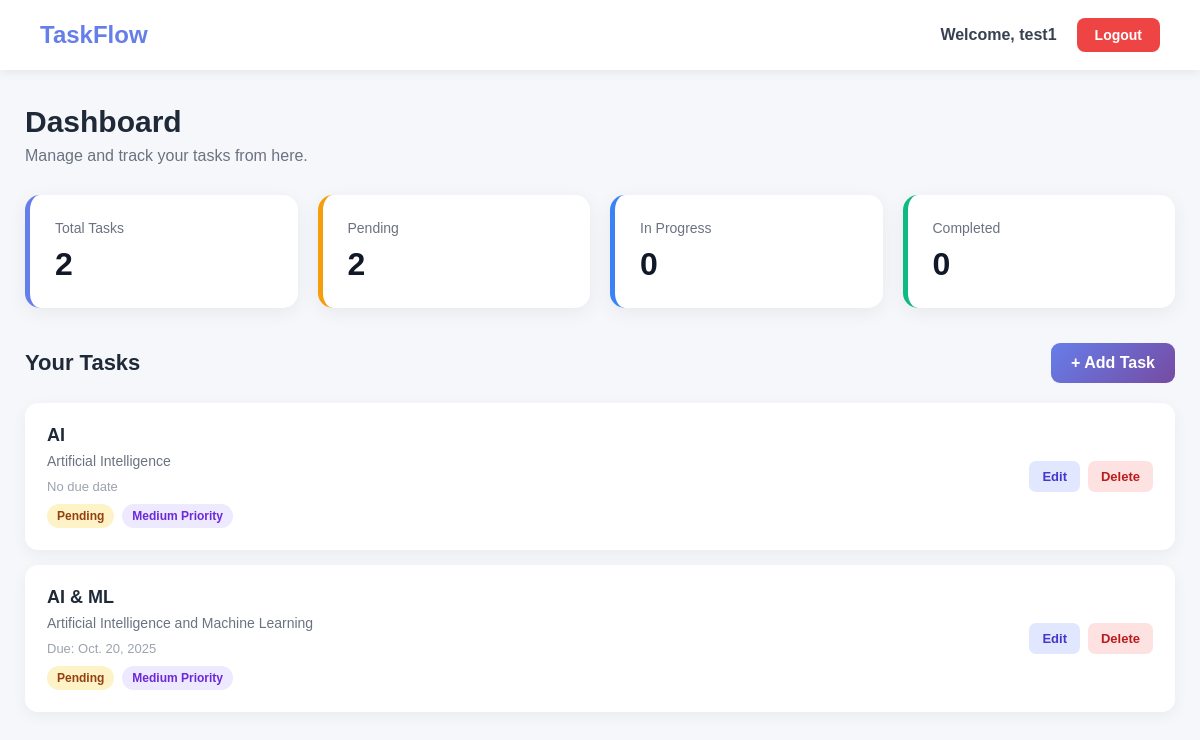
/student/web/dashboard/ (signed in), run on the app's committed database.
### student/models.py (models this page shows, shortened)
class Task(models.Model):
    STATUS_CHOICES = [
        ('pending', 'Pending'),
        ('in_progress', 'In Progress'),
        ('completed', 'Completed'),
    ]
    PRIORITY_CHOICES = [
        ('low', 'Low'),
        ('medium', 'Medium'),
        ('high', 'High'),
    ]
    title = models.CharField(max_length=200)
    description = models.TextField()
    status = models.CharField(
        max_length=20,
        choices=STATUS_CHOICES,
        default='pending'
    )
    priority = models.CharField(
        max_length=10,
        choices=PRIORITY_CHOICES,
        default='medium'
    )
    due_date = models.DateField(null=True, blank=True)
    created_by = models.ForeignKey(
        User,
        on_delete=models.CASCADE,
        null=True,
        blank=True
    )
    created_at = models.DateTimeField(auto_now_add=True)

### student/views.py (the view)
# urls.py: path('web/dashboard/', dashboard, name='dashboard'),
@login_required
def dashboard(request):
    tasks = Task.objects.filter(
        created_by=request.user
    )
    context = {
        "tasks": tasks,
        "total_tasks": tasks.count(),
        "pending_tasks": tasks.filter(status="pending").count(),
        "in_progress_tasks": tasks.filter(status="in_progress").count(),
        "completed_tasks": tasks.filter(status="completed").count(),
    }
    return render(
        request,
        "dashboard.html",
        context
    )

### student/templates/dashboard.html (shortened to what this page needs)
<!DOCTYPE html>
<html lang="en">
<head>
</head>
<body>
<nav class="navbar">
    <h2>TaskFlow</h2>
    <div class="user-section">
        <span class="username">
            Welcome, {{ request.user.username }}
        </span>
        <a
            href="{% url 'logout' %}"
            class="logout-btn"
        >
            Logout
        </a>
    </div>
</nav>
<main class="container">
    <div class="welcome">
        <h1>
            Dashboard
        </h1>
        <p>
            Manage and track your tasks from here.
        </p>
    </div>
    <div class="stats">
        <div class="stat-card total">
            <div class="stat-title">
                Total Tasks
            </div>
            <div class="stat-number">
                {{ total_tasks }}
            </div>
        </div>
        <div class="stat-card pending">
            <div class="stat-title">
                Pending
            </div>
            <div class="stat-number">
                {{ pending_tasks }}
            </div>
        </div>
        <div class="stat-card progress">
            <div class="stat-title">
                In Progress
            </div>
            <div class="stat-number">
                {{ in_progress_tasks }}
            </div>
        </div>
        <div class="stat-card completed">
            <div class="stat-title">
                Completed
            </div>
            <div class="stat-number">
                {{ completed_tasks }}
            </div>
        </div>
    </div>
    <div class="task-header">
        <h2>
            Your Tasks
        </h2>
        <a
            href="{% url 'add-task' %}"
            class="add-btn"
        >
            + Add Task
        </a>
    </div>
    <div class="task-list">
        {% if tasks %}
            {% for task in tasks %}
            <div class="task-card">
                <div class="task-info">
                    <div class="task-title">
                        {{ task.title }}
                    </div>
                    <div class="task-description">
                        {{ task.description }}
                    </div>
                    <div class="task-date">
                        {% if task.due_date %}
                            Due:
                            {{ task.due_date }}
                        {% else %}
                            No due date
                        {% endif %}
                    </div>
                    <div class="badges">
                        {% if task.status == "pending" %}
                            <span class="badge status-pending">
                                Pending
                            </span>
                        {% elif task.status == "in_progress" %}
                            <span class="badge status-progress">
                                In Progress
                            </span>
                        {% elif task.status == "completed" %}
                            <span class="badge status-completed">
                                Completed
                            </span>
                        {% endif %}
                        {% if task.priority == "low" %}
                            <span class="badge priority-low">
                                Low Priority
                            </span>
                        {% elif task.priority == "medium" %}
                            <span class="badge priority-medium">
                                Medium Priority
                            </span>
                        {% elif task.priority == "high" %}
                            <span class="badge priority-high">
                                High Priority
                            </span>
                        {% endif %}
                    </div>
                </div>
                <div class="actions">
                    <a
                        href="{% url 'edit-task' task.id %}"
                        class="edit-btn"
                    >
                        Edit
                    </a>
                    <form
                        method="POST"
                        action="{% url 'delete-task' task.id %}"
                        style="display: inline;"
                    >
                        <button
                            type="submit"
                            class="delete-btn"
                            onclick="return confirm('Are you sure you want to delete this task?');"
                        >
                            Delete
                        </button>
                    </form>
                </div>
            </div>
            {% endfor %}
        {% endif %}
    </div>
</main>
</body>
</html>

### student/templates/dashboard.html (style rules this page uses)
* { margin: 0; padding: 0; box-sizing: border-box; }
body { font-family: Arial, sans-serif; min-height: 100vh; background: #f5f7fb; color: #1f2937; }
.navbar { height: 70px; background: white; display: flex; justify-content: space-between; align-items: center; padding: 0 40px; box-shadow: 0 2px 10px rgba(0, 0, 0, 0.08); }
.navbar h2 { color: #667eea; }
.user-section { display: flex; align-items: center; gap: 20px; }
.username { font-weight: bold; color: #374151; }
.logout-btn { text-decoration: none; padding: 9px 18px; border-radius: 8px; background: #ef4444; color: white; font-size: 14px; font-weight: bold; transition: 0.3s; }
.container { max-width: 1200px; margin: auto; padding: 35px 25px; }
.welcome { margin-bottom: 30px; }
.welcome h1 { font-size: 30px; margin-bottom: 8px; }
.welcome p { color: #6b7280; }
.stats { display: grid; grid-template-columns: repeat(4, 1fr); gap: 20px; margin-bottom: 35px; }
.stat-card { background: white; padding: 25px; border-radius: 15px; box-shadow: 0 5px 20px rgba(0, 0, 0, 0.06); transition: 0.3s; }
.stat-title { color: #6b7280; font-size: 14px; margin-bottom: 10px; }
.stat-number { font-size: 32px; font-weight: bold; color: #111827; }
.total { border-left: 5px solid #667eea; }
.pending { border-left: 5px solid #f59e0b; }
.progress { border-left: 5px solid #3b82f6; }
.completed { border-left: 5px solid #10b981; }
.task-header { display: flex; justify-content: space-between; align-items: center; margin-bottom: 20px; }
.task-header h2 { font-size: 22px; }
.add-btn { text-decoration: none; padding: 11px 20px; border-radius: 9px; background: linear-gradient( 135deg, #667eea, #764ba2 ); color: white; font-weight: bold; transition: 0.3s; }
.task-list { display: grid; gap: 15px; }
.task-card { background: white; padding: 22px; border-radius: 13px; box-shadow: 0 4px 15px rgba(0, 0, 0, 0.05); display: flex; justify-content: space-between; align-items: center; transition: 0.3s; }
.task-info { flex: 1; }
.task-title { font-size: 18px; font-weight: bold; margin-bottom: 7px; }
.task-description { color: #6b7280; font-size: 14px; margin-bottom: 10px; }
.task-date { color: #9ca3af; font-size: 13px; }
.badges { display: flex; gap: 8px; margin-top: 10px; flex-wrap: wrap; }
.badge { padding: 5px 10px; border-radius: 20px; font-size: 12px; font-weight: bold; }
.status-pending { background: #fef3c7; color: #92400e; }
.priority-medium { background: #ede9fe; color: #6d28d9; }
.actions { display: flex; gap: 8px; margin-left: 20px; align-items: center; }
.edit-btn, .delete-btn { padding: 8px 13px; border-radius: 7px; font-size: 13px; font-weight: bold; transition: 0.3s; }
.edit-btn { background: #e0e7ff; color: #4338ca; text-decoration: none; }
.delete-btn { background: #fee2e2; color: #b91c1c; border: none; cursor: pointer; font-family: Arial, sans-serif; }

### data on the page
Task: title "AI", description "Artificial Intelligence", shows "No due date", status "Pending", priority "Medium Priority"
Task: title "AI & ML", description "Artificial Intelligence and Machine Learning", due_date "Oct. 20, 2025", status "Pending", priority "Medium Priority"

### other printed values
{{ request.user.username }} "test1"
{{ total_tasks }} "2"
{{ pending_tasks }} "2"
{{ in_progress_tasks }} "0"
{{ completed_tasks }} "0"
